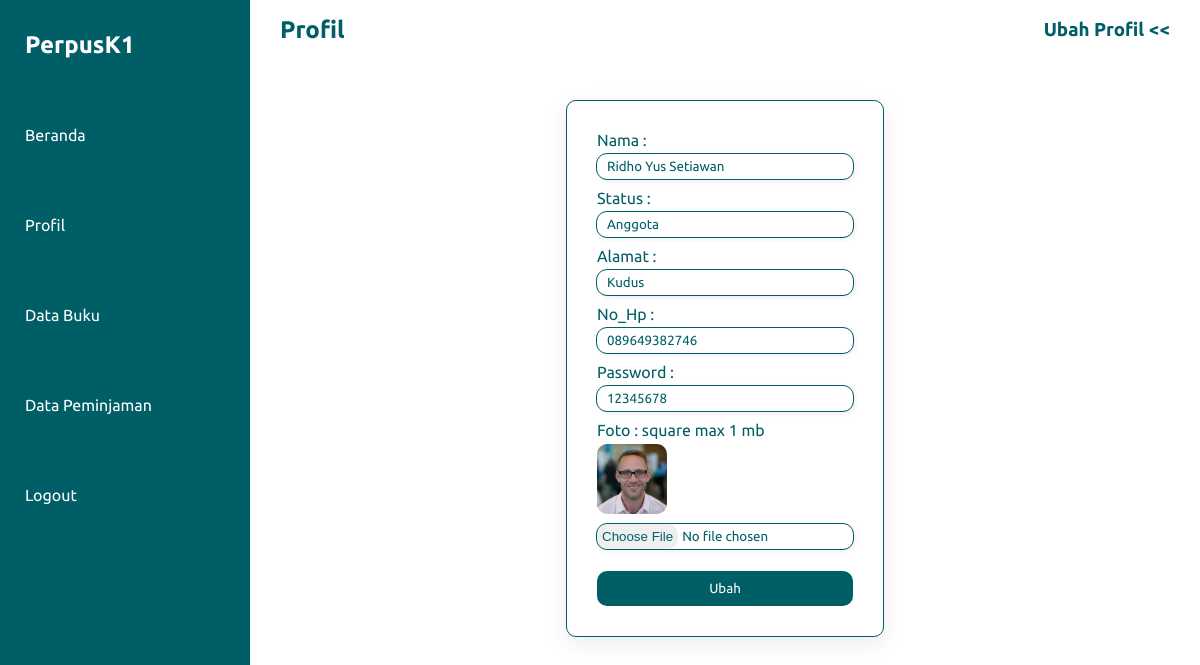
The app's page /halaman_anggota/ubah_profil.php?id=202251195 (signed in) with its own data.
### tables this page shows
CREATE TABLE `tb_anggota` (
  `nim` int(9) NOT NULL,
  `nama` varchar(40) NOT NULL,
  `status` varchar(20) NOT NULL,
  `alamat` varchar(40) NOT NULL,
  `no_hp` varchar(15) NOT NULL,
  `password` varchar(100) NOT NULL,
  `gambar` varchar(40) NOT NULL
);

### halaman_anggota/ubah_profil.php (the view, shortened to what this page needs)
<?php
require "functions.php";
$id = $_GET['id'];
$datas = mysqli_query($koneksi, "SELECT * FROM tb_anggota WHERE nim = '$id'");
?>
<!DOCTYPE html>
<html lang="en">
<head>
    <link rel="stylesheet" href="../style.css">
</head>
<body>
    <div class="container">
        <div class="navigation">
            <div class="logo-admin">
                <h2>PerpusK1</h2>
            </div>
            <ul>
                <li><a href="index.php">Beranda</a></li>
                <li><a href="profil.php">Profil</a></li>
                <li><a href="data_buku.php">Data Buku</a></li>
                <li><a href="data_pinjam.php">Data Peminjaman</a></li>
                <li><a onclick="return confirm('Apakah anda yakin ingin keluar?')" href="../logout.php">Logout</a></li>
            </ul>
        </div>
        <div class="main">
            <div class="top-bar">
                <div class="nama-menu">
                    <h2>Profil</h2>
                </div>
                <div class="btn-tambah">
                    <h3>
                        Ubah Profil << </h3>
                </div>
            </div>
            <div class="details">
                <div class="input-grub">
                    <form action="" method="post" enctype="multipart/form-data">
                        <?php
                        while ($data = mysqli_fetch_array($datas)) :
                        ?>
                            <div class="input-box">
                                <label for="nama">Nama :</label>
                                <input type="text" name="nama" id="nama" value="<?= $data['nama'] ?>">
                            </div>
                            <div class="input-box">
                                <label for="status">Status :</label>
                                <input readonly type="text" name="status" id="status" value="<?= $data['status'] ?>">
                            </div>
                            <div class="input-box">
                                <label for="alamat">Alamat :</label>
                                <input type="text" name="alamat" id="alamat" value="<?= $data['alamat'] ?>">
                            </div>
                            <div class="input-box">
                                <label for="no_hp">No_Hp :</label>
                                <input type="text" name="no_hp" id="no_hp" value="<?= $data['no_hp'] ?>">
                            </div>
                            <div class="input-box">
                                <label for="password">Password :</label>
                                <input type="text" name="password" id="password" value="<?= $data['password'] ?>">
                            </div>
                            <div class="input-box">
                                <label for="gambar">Foto : square max 1 mb</label>
                                <img class="gambar-profil" src="../kelola_anggota/img/<?= $data['gambar'] ?>" alt="">
                                <input type="file" name="gambar" id="gambar" value="<?= $data['gambar'] ?>">
                            </div>
                            <div class="input-box">
                                <button type="submit" name="submit">Ubah</button>
                            </div>
                        <?php
                        endwhile;
                        ?>
                    </form>
                </div>
            </div>
        </div>
    </div>
</body>
</html>

### style.css (style rules this page uses)
* { font-family: 'Ubuntu', sans-serif; margin: 0; padding: 0; box-sizing: border-box; }
:root { --hijau: #005f66; --hijau-muda: rgb(0, 183, 196); --hijau-muda-muda: rgb(233, 254, 255); --white: #ffffff; --hijau-tua: #00363a; --gray: #ebebeb; }
body { min-height: 100vh; overflow-x: hidden; }
.container { position: relative; width: 100%; }
.navigation { position: fixed; width: 250px; height: 100%; background: var(--hijau); border-left: 10px solid var(--hijau); transition: 0.5s; overflow: hidden; }
.navigation ul { position: absolute; left: 0; width: 100%; }
.navigation ul li { position: relative; width: 100%; list-style: none; }
.navigation ul li a,h2 { position: relative; display: block; width: 100%; display: flex; text-decoration: none; color: var(--white); height: 90px; line-height: 90px; text-align: center; padding-left: 15px; }
.main { position: relative; width: calc(100% - 250px); left: 250px; min-height: 100vh; background: var(--white); }
.top-bar { color: var(--hijau); width: 100%; height: 60px; display: flex; justify-content: space-between; align-items: center; padding: 0px 30px; }
.top-bar .nama-menu h2 { padding: 0; color: var(--hijau); }
.details { width: 100%; display: flex; position: relative; background-color: var(--white); padding-top: 40px; }
.input-grub { background-color: var(--white); display: flex; margin: auto; box-shadow: 0 7px 25px rgba(0, 0, 0, 0.08); padding: 30px; border-radius: 10px; border: 1px solid var(--hijau); }
.input-grub .input-box { display: flex; flex-direction: column; color: var(--hijau); }
.input-grub .input-box input[type="text"] { color: var(--hijau); margin: 5px 0px; margin-bottom: 10px; border: none; outline: 1px solid var(--hijau); padding: 5px 10px; border-radius: 10px; box-shadow: 2px 2px 6px rgba(0, 0, 0, 0.082); }
.input-grub .input-box input[type="file"] { outline: 1px solid var(--hijau); color: var(--hijau); margin: 5px 0px; margin-bottom: 7px; border: none; border-radius: 10px; box-shadow: 2px 2px 6px rgba(0, 0, 0, 0.082); }
.input-grub .input-box button { border: none; background-color: var(--hijau); padding: 10px 0; border-radius: 10px; color: var(--white); margin-top: 15px; }
.gambar-profil { width: 70px; margin: 5px 0px; border-radius: 10px; }

### records on screen
tb_anggota: nama "Ridho Yus Setiawan", status "Anggota", alamat "Kudus", no_hp "089649382746", password "12345678", gambar (picture)
